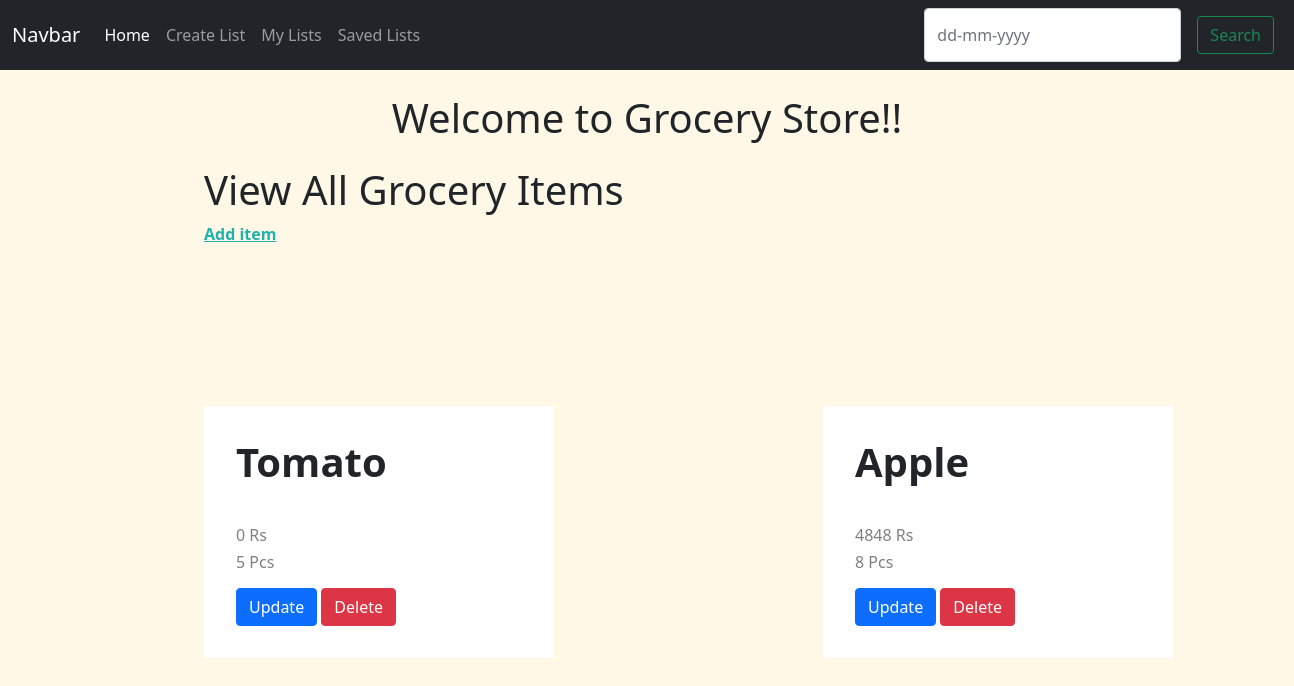
The app's page / (signed in), older data.
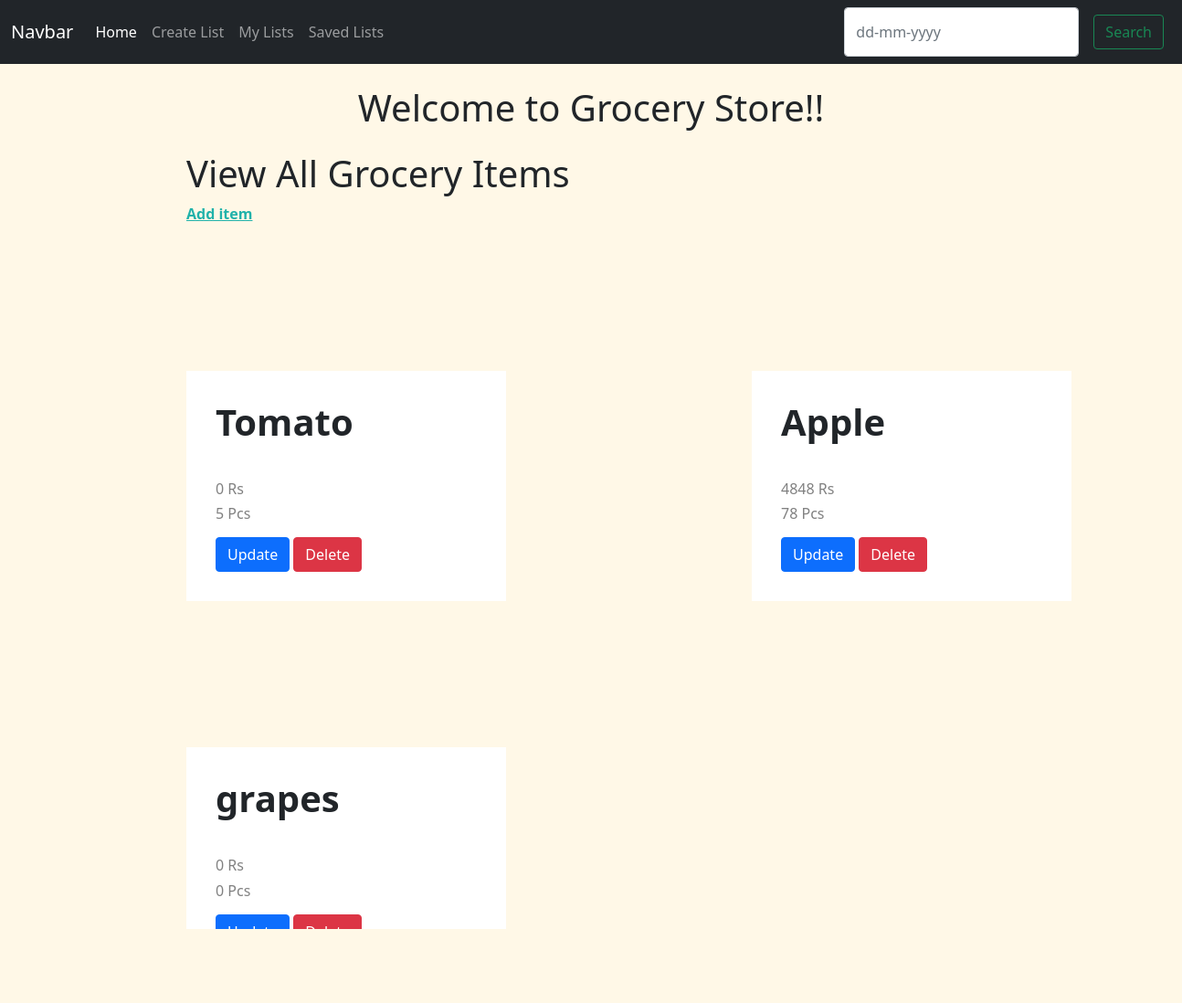
The same page, newer data.
### grocery_app/models.py (models this page shows, shortened)
class Grocery(models.Model):
    name = models.CharField(max_length=40)
    price = models.IntegerField(default=0)
    quantity = models.IntegerField(default=0)
    status = models.CharField(max_length=20, default='Pending', choices=choices)
    class Meta:
        verbose_name = 'Groceries'

### grocery_app/views.py (the view)
# urls.py: path('', views.GroceryItemListView.as_view(), name='home'),
class GroceryItemListView(LoginRequiredMixin,ListView):
    login_url = 'login/'
    model = Grocery
    template_name = 'grocery_app/home.html'
    context_object_name = 'groceries'

### grocery_app/templates/grocery_app/home.html (shortened to what this page needs)
{% extends 'grocery_app/layout.html' %}
{% block body %}
    <div class="container-fluid main-div">
    <h1 class='section-header'> Welcome to Grocery Store!! </h1>
    <div class='item-adder-div'>
    <h1>View All Grocery Items</h1>
    <a class='add-item' href="{% url 'create-grocery' %}">Add item</a>
    </div>
    <div class='store-header'>
        {% for grocery in groceries %}
            <div class='child'>
                <div class='grocery-content'>
                    <h1 class='grocery-name name'>{{grocery.name}}<h1></br>
                    <h4 class='grocery-name'>{{grocery.price}} Rs</h4></br>
                    <h4 class='grocery-name'>{{grocery.quantity}} Pcs</h4></br>
                    <a class="btn btn-primary" href="{% url 'update-grocery' grocery.id%}">Update</a>
                    <a class="btn btn-danger" href="{% url 'delete-grocery' grocery.id%}">Delete</a>
                </div>
            </div>
        {% endfor %}
{% endblock body %}

Row changes from the older to the newer data that the page shows:
changed Grocery "Apple": quantity "8" → "78"
added Grocery: name "grapes", price "0", quantity "0"
